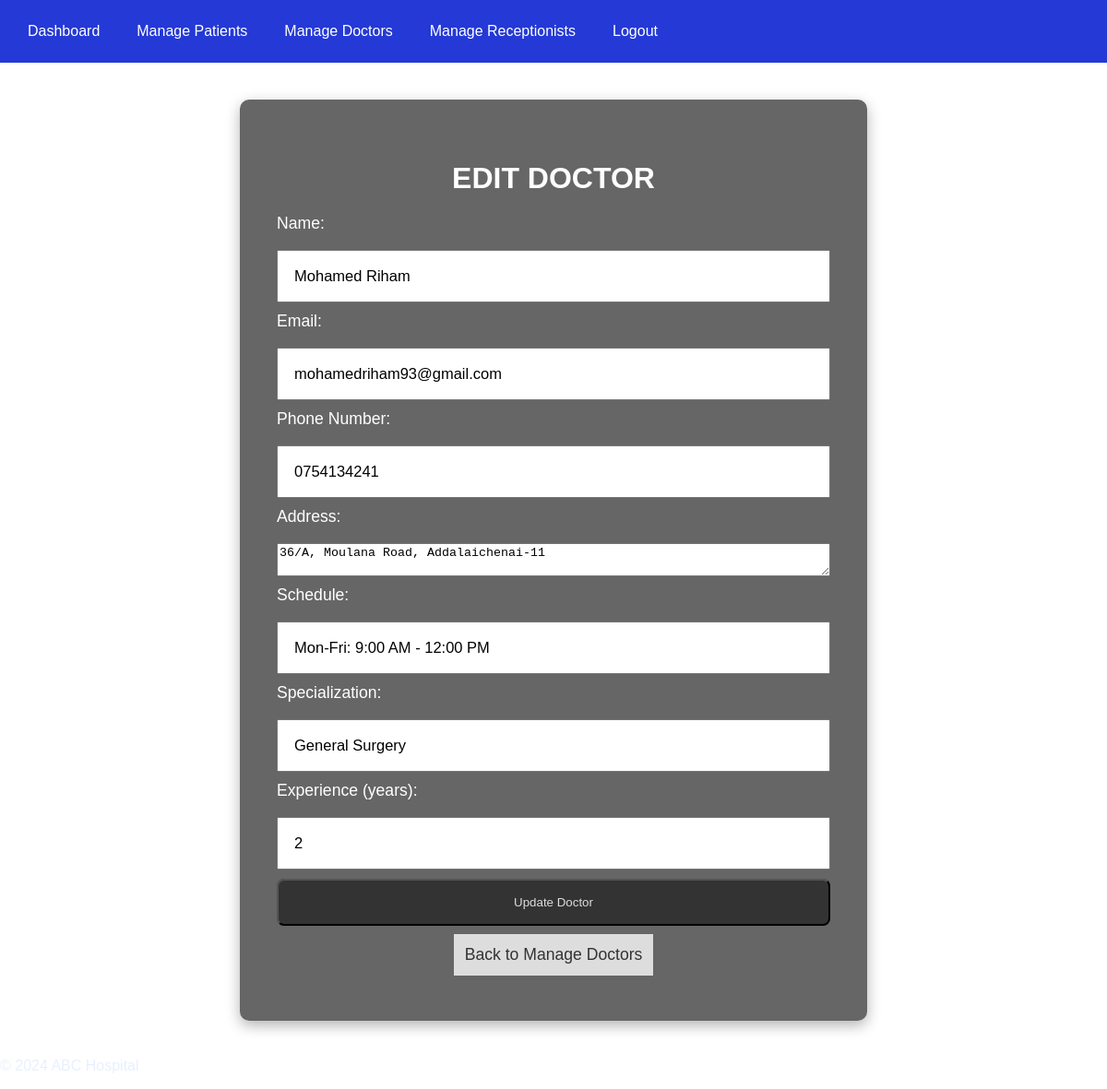
The app's page /abc_hospital/admins/edit_doctor.php?id=16 (signed in) with its own data.
### tables this page shows
CREATE TABLE `doctors` (
  `id` int(11) NOT NULL,
  `name` varchar(50) NOT NULL,
  `email` varchar(100) DEFAULT NULL,
  `gender` enum('Male','Female','Other') DEFAULT NULL,
  `age` int(11) DEFAULT NULL,
  `salary` decimal(10,2) DEFAULT NULL,
  `phone_number` varchar(15) DEFAULT NULL,
  `address` text DEFAULT NULL,
  `schedule` varchar(255) DEFAULT NULL
);

CREATE TABLE `specialization` (
  `doctor_id` int(11) NOT NULL,
  `specialization_name` varchar(50) NOT NULL,
  `experience` int(11) NOT NULL COMMENT 'Years of experience in this specialization'
);

### abc_hospital/admins/edit_doctor.php (the view, shortened to what this page needs)
<?php
include('../config.php');
if (isset($_GET['id'])) {
    $doctor_id = $_GET['id'];
    $stmt = $conn->prepare("SELECT * FROM doctors WHERE id = ?");
    $stmt->bind_param("i", $doctor_id);
    $stmt->execute();
    $result = $stmt->get_result();
    $doctor = $result->fetch_assoc();
}
$stmt2 = $conn->prepare("SELECT * FROM specialization WHERE doctor_id = ?");
$stmt2->bind_param("i", $doctor_id);
$stmt2->execute();
$specialization_result = $stmt2->get_result();
$specialization = $specialization_result->fetch_assoc();
?>
<!DOCTYPE html>
<html lang="en">
<head>
    <link rel="stylesheet" href="../css/Navigation_Style.css?version=1">
    <link rel="stylesheet" href="../css/header.css?version=1">
    <link rel="stylesheet" href="https://cdnjs.cloudflare.com/ajax/libs/font-awesome/4.7.0/css/font-awesome.min.css">
    <link rel="stylesheet" href="../css/index.css">
    <link rel="stylesheet" href="../css/doctor-images.css?version=1">
    <link rel="stylesheet" href="../css/icons.css?version=1">
</head>
<body>
    <div class="nav">
        <ul>
            <li><a href="admin_dashboard.php">Dashboard</a></li>
            <li><a href="manage_patients.php">Manage Patients</a></li>
            <li><a href="manage_doctors.php">Manage Doctors</a></li>
            <li><a href="manage_receptionists.php">Manage Receptionists</a></li>
            <li><a href="../logout.php">Logout</a></li>
        </ul>
    </div>
    <div class="index_box">
        <h2>Edit Doctor</h2>
    <main>
        <form method="POST" action="">
            <label for="name">Name:</label>
            <input type="text" id="name" name="name" value="<?php echo htmlspecialchars($doctor['name']); ?>" required>
            <label for="email">Email:</label>
            <input type="email" id="email" name="email" value="<?php echo htmlspecialchars($doctor['email']); ?>" required>
            <label for="phone_number">Phone Number:</label>
            <input type="text" id="phone_number" name="phone_number" value="<?php echo htmlspecialchars($doctor['phone_number']); ?>" required>
            <label for="address">Address:</label>
            <textarea id="address" name="address" required><?php echo htmlspecialchars($doctor['address']); ?></textarea>
            <label for="schedule">Schedule:</label>
            <input type="text" id="schedule" name="schedule" value="<?php echo htmlspecialchars($doctor['schedule']); ?>" required>
            <label for="specialization_name">Specialization:</label>
            <input type="text" id="specialization_name" name="specialization_name" value="<?php echo htmlspecialchars($specialization['specialization_name']); ?>" required>
            <label for="experience">Experience (years):</label>
            <input type="number" id="experience" name="experience" value="<?php echo htmlspecialchars($specialization['experience']); ?>" required>
            <button type="submit">Update Doctor</button>
        </form>
        <p class="p-box"><a href="manage_doctors.php">Back to Manage Doctors</a></p>
    </main>
    </div>
    <footer>
        <p>&copy; 2024 ABC Hospital</p>
    </footer>
</body>
</html>

### abc_hospital/css/Navigation_Style.css (style rules this page uses)
ul { list-style-type: none; margin: 0; padding: 0; overflow: hidden; }
.nav { background-color: rgba(36, 57, 213); left: 0; top: 0; width: 100%; color: rgb(255, 255, 250); text-align: center; display: flex; align-items: center; justify-content: space-between; padding: 5px 10px; z-index: 10; backdrop-filter: blur(5px); }
li { float: left; }
li a { display: block; text-align: center; padding: 20px; text-decoration: none; color: white; }
button { padding: 1rem; background-color: rgb(3, 3, 64); border-radius: 8px; backdrop-filter: blur(5px); }

### abc_hospital/css/index.css (style rules this page uses)
.index_box { max-width: 900px; margin: 40px auto; padding: 30px; backdrop-filter: blur(8px); background-color: rgba(21, 37, 32, 0.8); color: white; border-radius: 10px; box-shadow: 0 4px 8px rgba(0, 0, 0, 0.1); }
.index_box p { text-align: center; line-height: 1.6; font-size: 1.1rem; }

### abc_hospital/css/doctor-images.css (style rules this page uses)
body { margin: 0; padding: 0; }
.index_box2 > h1, p { color: #e8f0fe; }

### abc_hospital/admins/edit_doctor.php (style rules this page uses)
body { background-image: url("../images/img4.jpg"); background-size: cover; font-family: Arial, sans-serif; color: #fff; margin: 0; padding: 0; justify-content: center; align-items: center; min-height: 100vh; }
input { padding: 1.5cap; font-size: 1.5cap }
button { background-color: #333; color: #ddd; }
.index_box { background: rgba(0, 0, 0, 0.6); padding: 40px; border-radius: 10px; width: 80%; max-width: 600px; box-shadow: 0 5px 15px rgba(0, 0, 0, 0.3); }
.index_box p a { background-color: #ddd; padding: 1cap; margin-top: 1cap; text-decoration: none; color: #333; }
h2 { text-align: center; font-size: 2rem; margin-bottom: 20px; color: #fff; text-transform: uppercase; }
form { display: flex; flex-direction: column; gap: 10px; }
label { font-size: 1.1rem; color: #fff; margin-bottom: 8px; }

### records on screen
doctors: name "Mohamed Riham", email "mohamedriham93@gmail.com", phone_number "0754134241", address "36/A, Moulana Road, Addalaichenai-11", schedule "Mon-Fri: 9:00 AM - 12:00 PM"
specialization: specialization_name "General Surgery", experience "2"
